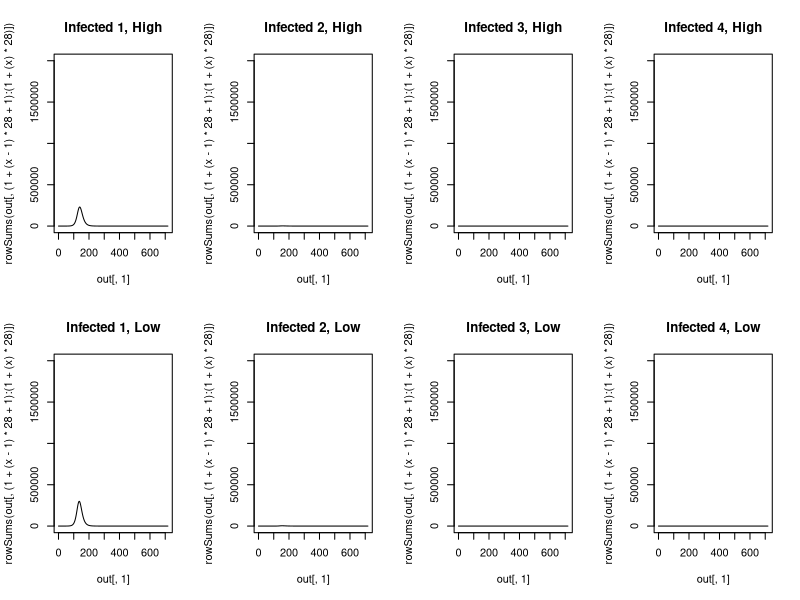
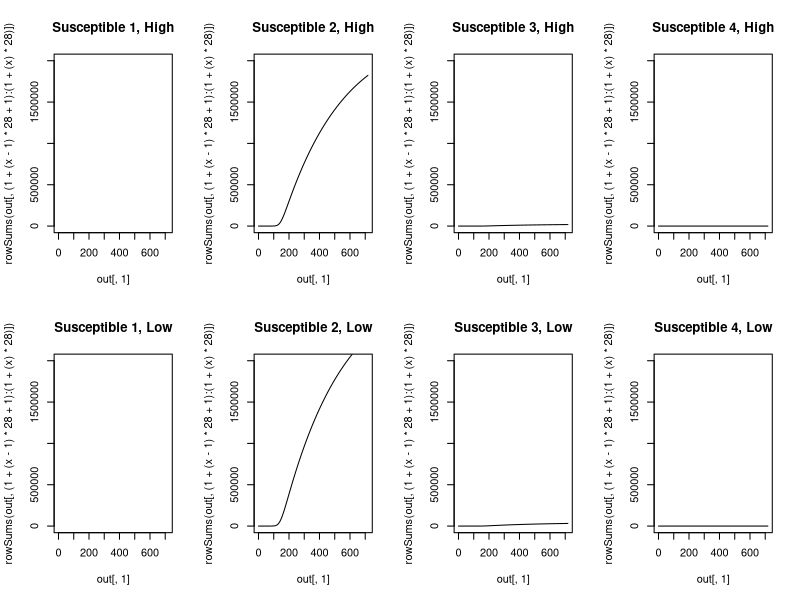
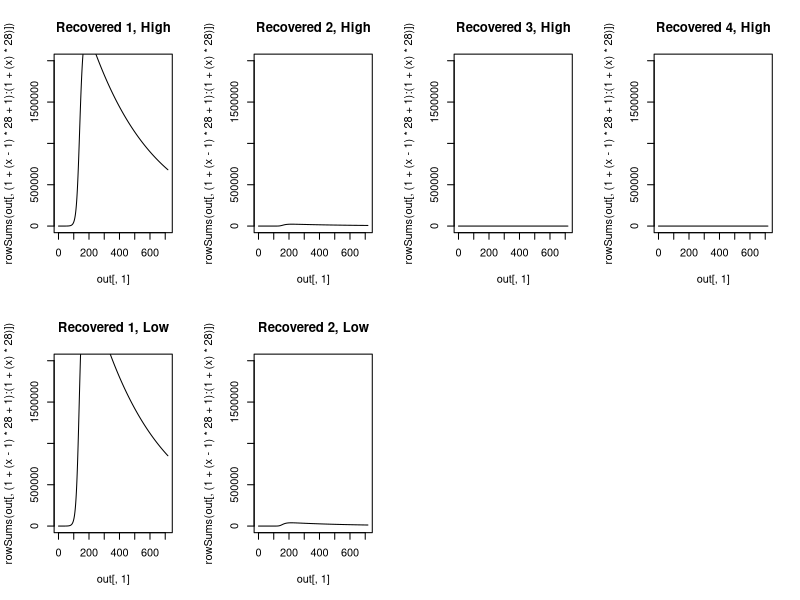

These figures' R source, in order: (Note: this script raises an error after producing the figures.)
############################
#CRC info
############################
args = commandArgs(TRUE)
input = as.numeric(args[1])
vac.vec = seq(from = 0, to = 1, by = .2)
vac = vac.vec[input]

library(deSolve)

############################
#Initial condidtions and parameters
############################
percentage_vec <- c(rep(1.8,5), rep(1.8,5), rep(1.84,5), rep(1.86,5),
                    17.2, 15, 12.7, 8.8, 5.5, 2.8, 1.3, 0.2)
percentage_vec <- percentage_vec / 100
initial_conditions <- as.data.frame(matrix(NA, nrow = 28*4, ncol = 3))
initial_conditions[,2] <- rep(1:28,4)
for(i in 1:4){
  x <- i - 1
  initial_conditions[x*(28) + (1:28),1] <- rep(i,28)
}
initial_conditions[,3] <- rep(percentage_vec,4)

susceptible_init_h <- cbind(initial_conditions[,1], initial_conditions[,2], rep(NA, 112))
susceptible_init_h[,3] <- c(initial_conditions[1:28,3] * 6 *10^6, initial_conditions[29:56,3] * 0, 
                            initial_conditions[57:84,3] * 0, initial_conditions[85:112,3] * 0)
susceptible_init_l <- cbind(initial_conditions[,1], initial_conditions[,2], rep(NA, 112))
susceptible_init_l[,3] <- c(initial_conditions[1:28,3] * 6 *10^6, initial_conditions[29:56,3] * 0, 
                            initial_conditions[57:84,3] * 0, initial_conditions[85:112,3] * 0)

infected_init_h <- cbind(initial_conditions[,1], initial_conditions[,2], rep(NA, 112))
infected_init_h[,3] <- c(initial_conditions[1:28,3] * 1, initial_conditions[29:56,3] * 0, 
                         initial_conditions[57:84,3] * 0, initial_conditions[85:112,3] * 0)
infected_init_l <- cbind(initial_conditions[,1], initial_conditions[,2], rep(NA, 112))
infected_init_l[,3] <- c(initial_conditions[1:28,3] * 1, initial_conditions[29:56,3] * 0, 
                         initial_conditions[57:84,3] * 0, initial_conditions[85:112,3] * 0)

recovered_init_h <- cbind(initial_conditions[,1], initial_conditions[,2], rep(NA, 112))
recovered_init_h[,3] <- c(initial_conditions[1:28,3] * 0, initial_conditions[29:56,3] * 0, 
                          initial_conditions[57:84,3] * 0, initial_conditions[85:112,3] * 0)
recovered_init_l <- cbind(initial_conditions[,1], initial_conditions[,2], rep(NA, 112))
recovered_init_l[,3] <- c(initial_conditions[1:28,3] * 0, initial_conditions[29:56,3] * 0, 
                          initial_conditions[57:84,3] * 0, initial_conditions[85:112,3] * 0)


susceptible_h <- function(exposure){
  x <- exposure - 1
  susceptible <- c(susceptible_init_h[(x * 28) + 1:28,3])
}
susceptible_total_h <- sum(susceptible_h(1) + susceptible_h(2) + susceptible_h(3) + susceptible_h(4))
susceptible_l <- function(exposure){
  x <- exposure - 1
  susceptible <- c(susceptible_init_l[(x * 28) + 1:28,3])
}
susceptible_total_l <- sum(susceptible_l(1) + susceptible_l(2) + susceptible_l(3) + susceptible_l(4))

infected_h <- function(exposure){
  x <- exposure - 1
  infected <- c(infected_init_h[(x * 28) + 1:28,3])
} 
infected_total_h <- sum(infected_h(1) + infected_h(2) + infected_h(3) + infected_h(4))
infected_l <- function(exposure){
  x <- exposure - 1
  infected <- c(infected_init_l[(x * 28) + 1:28,3])
} 
infected_total_l <- sum(infected_l(1) + infected_l(2) + infected_l(3) + infected_l(4))

recovered_h <- function(exposure){
  x <- exposure - 1
  recovered <- c(recovered_init_h[(x * 28) + 1:28,3])
} 
recovered_total_h <- sum(recovered_h(1) + recovered_h(2) + recovered_h(3) + recovered_h(4))
recovered_l <- function(exposure){
  x <- exposure - 1
  recovered <- c(recovered_init_l[(x * 28) + 1:28,3])
} 
recovered_total_l <- sum(recovered_l(1) + recovered_l(2) + recovered_l(3) + recovered_l(4))

population_h <- sum(susceptible_total_h + infected_total_h + recovered_total_h)
population_l <- sum(susceptible_total_l + infected_total_l + recovered_total_l)


native <- c(rep(1, 7), rep(0.86, 9), rep(0.842, 4), 0.814, 0.7676, 0.7784, rep(0.809, 5))

parms <- c(beta_h = 0.3447,
           beta_l = 0.4529,
           gamma = 1/4,
           sigma = 1/(365 * 1.2),
           mu = 19 / (1000 * 365),
           delta = c((0.013 / 365), rep(0.001 / 365, 4), rep(0, 10), rep(0.001, 5), 
                     0.002 / 365, 0.0025 / 365, 
                     0.004 / 365, 0.0085 / 365,
                     0.0175 / 365, 0.0425 / 365,
                     0.114 / 365, 0.151 / 365),
           age_window = c(rep(1, 21), rep(10, 7)),
           native = c(rep(1, 7), rep(0.86, 9), rep(0.842, 4), 0.814, 0.7676, 0.7784, rep(0.809, 5)),
           travel <- 1 - native,
           vac_h = vac,
           vac_l = vac)

############################
#MODEL
############################
model <- function(t, y, parms){
  
  beta_h <- parms[1]
  beta_l <- parms[2]
  gamma <- parms[3]
  sigma <- parms[4]
  mu <- parms[5]
  delta <- parms[6:33]
  age_window <- parms[34:61]
  native <- parms[62:89]
  travel <- parms[90:117]
  vac_h <- c(rep(0,8), ifelse((t>(365*30)), parms[118], 0), rep(0,19))
  vac_l <- c(rep(0,8), ifelse((t>(365*30)), parms[119], 0), rep(0,19))
  
  S1_h <- y[1:28]
  I1_h <- y[29:56]
  R1_h <- y[57:84]
  S2_h <- y[85:112]
  I2_h <- y[113:140]
  R2_h <- y[141:168]
  S3_h <- y[169:196]
  I3_h <- y[197:224]
  R3_h <- y[225:252]
  S4_h <- y[253:280]
  I4_h <- y[281:308]
  R4_h <- y[309:336]
  
  S1_l <- y[337:364]
  I1_l <- y[365:392]
  R1_l <- y[393:420]
  S2_l <- y[421:448]
  I2_l <- y[449:476]
  R2_l <- y[477:504]
  S3_l <- y[505:532]
  I3_l <- y[533:560]
  R3_l <- y[561:588]
  S4_l <- y[589:616]
  I4_l <- y[617:644]
  R4_l <- y[645:672]
  
  FOI <- y[673]
  FOI_h <- y[674]
  FOI_l <- y[675]
  
  infected_total_h <- sum(sum(I1_h), sum(I2_h), sum(I3_h), sum(I4_h))
  population_h <- y[1:336]
  pop_h <- sum(population_h)
  infected_total_l <- sum(sum(I1_l), sum(I2_l), sum(I3_l), sum(I4_l))
  population_l <- y[337:672]
  pop_l <- sum(population_l)
  
  effective_population_h <- population_h + rep(travel,12) * population_l
  effective_population_h <- sum(effective_population_h)
  effective_population_l <- population_l + rep(travel,12) * population_h
  effective_population_l <- sum(effective_population_l)
  
  #first infection
  dS1_h <-  
    mu * c(pop_h, rep(0,27)) +
    c(0, 1/365 / head(age_window, -1) * head(S1_h, -1)) -
    c(1/365 / head(age_window, -1) * head(S1_h, -1), 0) -
    native * S1_h * (beta_h * infected_total_h / effective_population_h) -
    travel * S1_h * (beta_l * infected_total_l / effective_population_l) -
    S1_h * delta -
    S1_h * vac_h
  dS1_l <-  
    mu * c(pop_l, rep(0,27)) +
    c(0, 1/365 / head(age_window, -1) * head(S1_l, -1)) -
    c(1/365 / head(age_window, -1) * head(S1_l, -1), 0) -
    travel * S1_l * (beta_h * infected_total_h / effective_population_h) -
    native * S1_l * (beta_l * infected_total_l / effective_population_l) -
    S1_l * delta - 
    S1_l * vac_l
  
  dI1_h <- 
    native * S1_h * (beta_h * infected_total_h / effective_population_h) +
    travel * S1_h * (beta_l * infected_total_l / effective_population_l) +
    c(0, 1/365 / head(age_window, -1) * head(I1_h, -1)) -
    c(1/365 / head(age_window, -1) * head(I1_h, -1), 0) -
    I1_h * gamma -
    I1_h * delta
  dI1_l <- 
    travel * S1_l * (beta_h * infected_total_h / effective_population_h) +
    native * S1_l * (beta_l * infected_total_l / effective_population_l) +
    c(0, 1/365 / head(age_window, -1) * head(I1_l, -1)) -
    c(1/365 / head(age_window, -1) * head(I1_l, -1), 0) -
    I1_l * gamma -
    I1_l * delta
  
  FOI <- FOI + (sum(dI1_h+dI1_l) / (sum(dS1_h+dS1_l) + 1))
  FOI_h <- FOI_h + (sum(dI1_h) / (sum(dS1_h)+1))
  FOI_l <- FOI_l + (sum(dI1_l) / (sum(dS1_l)+1))
  
  dR1_h <-
    I1_h * gamma +
    c(0, 1/365 / head(age_window, -1) * head(R1_h, -1)) -
    c(1/365 / head(age_window, -1) * head(R1_h, -1), 0) -
    R1_h * sigma -
    R1_h * delta +
    S1_h * vac_h - 
    R1_h * vac_h
  dR1_l <-
    I1_l * gamma +
    c(0, 1/365 / head(age_window, -1) * head(R1_l, -1)) -
    c(1/365 / head(age_window, -1) * head(R1_l, -1), 0) -
    R1_l * sigma -
    R1_l * delta +
    S1_l * vac_l - 
    R1_l * vac_l
  
  #second infection
  dS2_h <- 
    R1_h * sigma +
    c(0, 1/365 / head(age_window, -1) * head(S2_h, -1)) -
    c(1/365 / head(age_window, -1) * head(S2_h, -1), 0) -
    native * S2_h * (0.75 * beta_h * infected_total_h / effective_population_h) -
    travel * S2_h * (0.75 * beta_l * infected_total_l / effective_population_l) -
    S2_h * delta - 
    S2_h * vac_h
  dS2_l <- 
    R1_l * sigma +
    c(0, 1/365 / head(age_window, -1) * head(S2_l, -1)) -
    c(1/365 / head(age_window, -1) * head(S2_l, -1), 0) -
    travel * S2_l * (0.75 * beta_h * infected_total_h / effective_population_h) -
    native * S2_l * (0.75 * beta_l * infected_total_l / effective_population_l) -
    S2_l * delta - 
    S2_l * vac_l
  
  dI2_h <- 
    native * S2_h * (0.75 * beta_h * infected_total_h / effective_population_h) +
    travel * S2_h * (0.75 * beta_l * infected_total_l / effective_population_l) +
    c(0, 1/365 / head(age_window, -1) * head(I2_h, -1)) -
    c(1/365 / head(age_window, -1) * head(I2_h, -1), 0) -
    I2_h * gamma -
    I2_h * delta
  dI2_l <- 
    travel * S2_l * (0.75 * beta_h * infected_total_h / effective_population_h) +
    native * S2_l * (0.75 * beta_l * infected_total_l / effective_population_l) +
    c(0, 1/365 / head(age_window, -1) * head(I2_l, -1)) -
    c(1/365 / head(age_window, -1) * head(I2_l, -1), 0) -
    I2_l * gamma -
    I2_l * delta
  
  FOI <- FOI + (sum(dI2_h+dI2_l) / (sum(dS2_h+dS2_l) + 1))
  FOI_h <- FOI_h + (sum(dI2_h) / (sum(dS2_h)+1))
  FOI_l <- FOI_l + (sum(dI2_l) / (sum(dS2_l)+1))
  
  dR2_h <-  
    I2_h * gamma +  
    c(0, 1/365 / head(age_window, -1) * head(R2_h, -1)) -
    c(1/365 / head(age_window, -1) * head(R2_h, -1), 0) -
    R2_h * sigma -
    R2_h * delta +
    R1_h * vac_h +
    S2_h * vac_h -
    R2_h * vac_h
  dR2_l <-  
    I2_l * gamma +  
    c(0, 1/365 / head(age_window, -1) * head(R2_l, -1)) -
    c(1/365 / head(age_window, -1) * head(R2_l, -1), 0) -
    R2_l * sigma -
    R2_l * delta + 
    R1_l * vac_l +
    S2_l * vac_l -
    R2_l * vac_l
  
  #third infection
  dS3_h <- 
    R2_h * sigma + 
    c(0, 1/365 / head(age_window, -1) * head(S3_h, -1)) -
    c(1/365 / head(age_window, -1) * head(S3_h, -1), 0) -
    native * S3_h * (0.5 * beta_h * infected_total_h / effective_population_h) -
    travel * S3_h * (0.5 * beta_l * infected_total_l / effective_population_l) -
    S3_h * delta -
    S3_h * vac_h
  dS3_l <- 
    R2_l * sigma + 
    c(0, 1/365 / head(age_window, -1) * head(S3_l, -1)) -
    c(1/365 / head(age_window, -1) * head(S3_l, -1), 0) -
    travel * S3_l * (0.5 * beta_h * infected_total_h / effective_population_h) -
    native * S3_l * (0.5 * beta_l * infected_total_l / effective_population_l) -
    S3_l * delta -
    S3_l * vac_l
  
  dI3_h <- 
    native * S3_h * (0.5 * beta_h * infected_total_h / effective_population_h) +
    travel * S3_h * (0.5 * beta_l * infected_total_l / effective_population_l) +
    c(0, 1/365 / head(age_window, -1) * head(I3_h, -1)) -
    c(1/365 / head(age_window, -1) * head(I3_h, -1), 0) -
    I3_h * gamma -
    I3_h * delta
  dI3_l <- 
    travel * S3_l * (0.5 * beta_h * infected_total_h / effective_population_h) +
    native * S3_l * (0.5 * beta_l * infected_total_l / effective_population_l) +
    c(0, 1/365 / head(age_window, -1) * head(I3_l, -1)) -
    c(1/365 / head(age_window, -1) * head(I3_l, -1), 0) -
    I3_l * gamma -
    I3_l * delta
  
  FOI <- FOI + (sum(dI3_h+dI1_l) / (sum(dS3_h+dS3_l) + 1))
  FOI_h <- FOI_h + (sum(dI3_h) / (sum(dS3_h)+1))
  FOI_l <- FOI_l + (sum(dI3_l) / (sum(dS3_l)+1))
  
  dR3_h <- 
    I3_h * gamma +
    c(0, 1/365 / head(age_window, -1) * head(R3_h, -1)) -
    c(1/365 / head(age_window, -1) * head(R3_h, -1), 0) -
    R3_h * sigma -
    R3_h * delta + 
    R2_h * vac_h +
    S3_h * vac_h -
    R3_h * vac_h
  dR3_l <- 
    I3_l * gamma +
    c(0, 1/365 / head(age_window, -1) * head(R3_l, -1)) -
    c(1/365 / head(age_window, -1) * head(R3_l, -1), 0) -
    R3_l * sigma -
    R3_l * delta +
    R3_l * vac_l +
    S3_l * vac_l - 
    R3_l * vac_l
  
  #fourth infection
  dS4_h <- 
    R3_h * sigma +
    c(0, 1/365 / head(age_window, -1) * head(S4_h, -1)) -
    c(1/365 / head(age_window, -1) * head(S4_h, -1), 0) -
    native * S4_h * (0.25 * beta_h * infected_total_h / effective_population_h) -
    travel * S4_h * (0.25 * beta_l * infected_total_l / effective_population_l) -
    S4_h * delta - 
    S4_h * vac_h
  dS4_l <- 
    R3_l * sigma +
    c(0, 1/365 / head(age_window, -1) * head(S4_l, -1)) -
    c(1/365 / head(age_window, -1) * head(S4_l, -1), 0) -
    travel * S4_l * (0.25 * beta_h * infected_total_h / effective_population_h) -
    native * S4_l * (0.25 * beta_l * infected_total_l / effective_population_l) -
    S4_l * delta - 
    S4_l * vac_l
  
  dI4_h <- 
    native * S4_h * (0.25 * beta_h * infected_total_h / effective_population_h) +
    travel * S4_h * (0.25 * beta_l * infected_total_l / effective_population_l) +
    c(0, 1/365 / head(age_window, -1) * head(I4_h, -1)) -
    c(1/365 / head(age_window, -1) * head(I4_h, -1), 0) -
    I4_h * gamma -
    I4_h * delta
  dI4_l <- 
    travel * S4_l * (0.25 * beta_h * infected_total_h / effective_population_h) +
    native * S4_l * (0.25 * beta_l * infected_total_l / effective_population_l) +
    c(0, 1/365 / head(age_window, -1) * head(I4_l, -1)) -
    c(1/365 / head(age_window, -1) * head(I4_l, -1), 0) -
    I4_l * gamma -
    I4_l * delta
  
  FOI <- FOI + (sum(dI4_h+dI4_l) / (sum(dS4_h+dS4_l) + 1))
  FOI_h <- FOI_h + (sum(dI4_h) / (sum(dS4_h)+1))
  FOI_l <- FOI_l + (sum(dI4_l) / (sum(dS4_l)+1))
  
  dR4_h <- 
    I4_h * gamma +
    c(0, 1/365 / head(age_window, -1) * head(R4_h, -1)) -
    c(1/365 / head(age_window, -1) * head(R4_h, -1), 0) -
    R4_h * delta +
    R3_h * vac_h +
    S4_h * vac_h
  dR4_l <- 
    I4_l * gamma +
    c(0, 1/365 / head(age_window, -1) * head(R4_l, -1)) -
    c(1/365 / head(age_window, -1) * head(R4_l, -1), 0) -
    R4_l * delta + 
    R3_l * vac_l +
    S4_l * vac_l
  
  
  list(c(dS1_h, dI1_h, dR1_h,
         dS2_h, dI2_h, dR2_h,
         dS3_h, dI3_h, dR3_h,
         dS4_h, dI4_h, dR4_h,
         dS1_l, dI1_l, dR1_l,
         dS2_l, dI2_l, dR2_l,
         dS3_l, dI3_l, dR3_l,
         dS4_l, dI4_l, dR4_l, 
         FOI, FOI_h, FOI_l))
  
}

############################
#RUN MODEL
############################
y_init <- c(susceptible_h(1), infected_h(1), recovered_h(1),
            susceptible_h(2), infected_h(2), recovered_h(2),
            susceptible_h(3), infected_h(3), recovered_h(3),
            susceptible_h(4), infected_h(4), recovered_h(4),
            susceptible_l(1), infected_l(1), recovered_l(1),
            susceptible_l(2), infected_l(2), recovered_l(2),
            susceptible_l(3), infected_l(3), recovered_l(3),
            susceptible_l(4), infected_l(4), recovered_l(4),
            0, 0, 0)
times <- seq(from = 0, to = 365 * 50, by = .1)
out <- ode(times = times, y = y_init, func = model, parms = parms)

############################
#PROCESSING
############################
#png(filename = paste('infections_', input, '.png', sep = ''))
#par(mfrow = c(2,2))
#infected_names <- c("Infected 1", "Infected 2", "Infected 3", "Infected 4")
#for(i in 0:3){
#  x <- 2 + 3 * i
#  y <- x + 12
#  legend_y <- max(rowSums(out[,(1+(x-1)*28+1):(1+(x)*28)]))
#  {plot(out[,1],rowSums(out[,(1+(x-1)*28+1):(1+(x)*28)]),type='l', 
#        col = "red", lwd = 2, ylab = '',
#        main = infected_names[i + 1])
#    lines(out[,1],rowSums(out[,(1+(y-1)*28+1):(1+(y)*28)]),type='l', lwd = 2)
#    legend(8000, (2/3) * legend_y, legend=c("High SES", "Low SES"),
#           col=c("red", "black"), lwd = c(2,2), cex=0.8)
#  }}
#dev.off()


############################
#OUTPUT
############################
#out_last <- out[nrow(out),]
#FOI <- out[,674]
#FOI_h <- out[,675]
#FOI_l <- out[,676]
#save(out_last, file = paste('output_', input, '.RData', sep = ''))
#save(FOI, file = paste('FOI_', input, '.RData', sep = ''))
#save(FOI_h, file = paste('FOI.h_', input, '.RData', sep = ''))
#save(FOI_l, file = paste('FOI.l_', input, '.RData', sep = ''))

#plot infected
png(filename = paste('infected_', input, '.png', sep = ''))
par(mfrow = c(2,4))
infected_names <- c("Infected 1, High", "Infected 2, High", 
                    "Infected 3, High", "Infected 4, High",
                    "Infected 1, Low", "Infected 2, Low", 
                    "Infected 3, Low", "Infected 4, Low")
for(i in 0:7){
  x <- 2 + 3 * i
  plot(out[,1],rowSums(out[,(1+(x-1)*28+1):(1+(x)*28)]),type='l', 
        ylim= range(0:2e6), main = infected_names[i + 1])
}
dev.off()

#Plot susceptible
png(filename = paste('susceptible_', input, '.png', sep = ''))
par(mfrow = c(2,4))
susceptible_names <- c("Susceptible 1, High", "Susceptible 2, High", 
                       "Susceptible 3, High", "Susceptible 4, High",
                       "Susceptible 1, Low", "Susceptible 2, Low", 
                       "Susceptible 3, Low", "Susceptible 4, Low")
for(i in 0:7){
  x <- 1 + 3 * i
  plot(out[,1],rowSums(out[,(1+(x-1)*28+1):(1+(x)*28)]),type='l', 
        ylim= range(0:2e6), main = susceptible_names[i + 1])
}
dev.off()

#plot recovered
png(filename = paste('recovered_', input, '.png', sep = ''))
par(mfrow = c(2,4))
recovered_names <- c("Recovered 1, High", "Recovered 2, High", 
                     "Recovered 3, High", "Recovered 4, High",
                     "Recovered 1, Low", "Recovered 2, Low", 
                     "Recovered 3, Low", "Recovered 4, Low")
for(i in 0:7){
  x <- 3 + 3 * i
  plot(out[,1],rowSums(out[,(1+(x-1)*28+1):(1+(x)*28)]),type='l', 
        ylim= range(0:2e6), main = recovered_names [i + 1])
}
dev.off()
